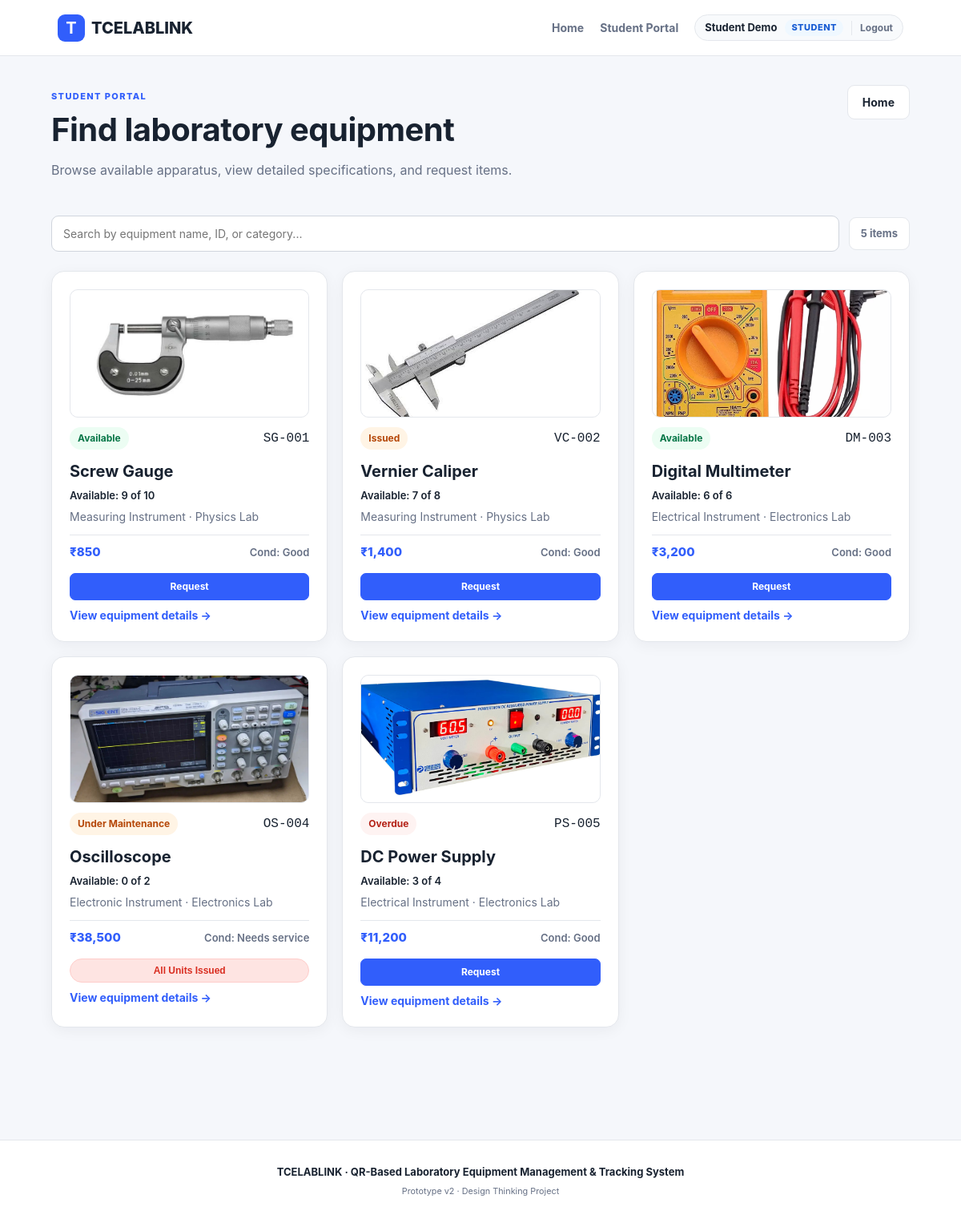
Screenshot of /student (signed in) with the database file from the repository.
### app.py (models this page shows, shortened)
class Equipment(db.Model):
    __tablename__ = 'equipment'
    id = db.Column(db.String(50), primary_key=True)
    name = db.Column(db.String(100), nullable=False)
    category = db.Column(db.String(100), nullable=False)
    location = db.Column(db.String(100), nullable=False)
    status = db.Column(db.String(50), nullable=False, default='Available')
    condition = db.Column(db.String(50), nullable=False, default='Good')
    student = db.Column(db.String(50), default='', nullable=True)
    due = db.Column(db.String(50), default='', nullable=True)
    photo = db.Column(db.String(255), nullable=True)
    model = db.Column(db.String(100), nullable=True)
    specs = db.Column(db.JSON, default=dict)
    cost = db.Column(db.Integer, default=0)
    description = db.Column(db.Text, nullable=True)
    vendor = db.Column(db.String(100), nullable=True)
    purchase_date = db.Column(db.String(50), nullable=True)
    total_qty = db.Column(db.Integer, default=10)
    available_qty = db.Column(db.Integer, default=10)

### app.py (the view)
@app.route('/student')
@login_required
def student():
    refresh_status()
    equipment_list = Equipment.query.all()
    return render_template('student.html', equipment=equipment_list)

### app.py (called while the page is built)
def refresh_status():
    today = date.today().isoformat()
    equipment_items = Equipment.query.all()
    changed = False
    for e in equipment_items:
        avail = e.available_qty or 0
        status = e.status
        if status == 'All Issued' and avail > 0:
            e.status = 'Available'
            changed = True
        elif status == 'Available' and avail == 0:
            e.status = 'All Issued'
            changed = True
        if e.status == 'Issued' and e.due and e.due < today:
            e.status = 'Overdue'
            changed = True
        elif e.status == 'Overdue' and e.due and e.due >= today:
            e.status = 'Issued'
            changed = True
    if changed:
        db.session.commit()

def login_required(f):
    @wraps(f)
    def decorated_function(*args, **kwargs):
        if 'user' not in session:
            flash('Please log in to access this page.', 'warning')
            return redirect(url_for('login', next=request.url))
        return f(*args, **kwargs)
    return decorated_function

### templates/student.html (shortened to what this page needs)
{% extends 'base.html' %}
{% block content %}
<div class="head">
  <div>
    <small>STUDENT PORTAL</small>
    <h1>Find laboratory equipment</h1>
    <p>Browse available apparatus, view detailed specifications, and request items.</p>
  </div>
  <a class="btn" href="{{ url_for('index') }}">Home</a>
</div>
<div class="toolbar">
  <input id="search" placeholder="Search by equipment name, ID, or category..." oninput="filterCards()">
  <span class="toolbar-stats" id="search-counter">{{ equipment|length }} items</span>
</div>
<div class="grid" id="equipment">
  {% for e in equipment %}
  <article class="card eq" data-name="{{ e.name|lower }} {{ e.id|lower }} {{ e.category|lower }}">
    <div class="card-thumb-wrapper">
      <img src="{{ url_for('static', filename='images/equip/' ~ e.id ~ '.jpg') }}" alt="{{ e.name }}"
        class="card-thumb-img" onerror="this.style.display='none'; this.nextElementSibling.style.display='flex';">
    </div>
    <div class="row" style="margin-top:12px;">
      <span class="pill {{ e.status|lower|replace(' ', '-') }}">{{ e.status }}</span>
      <code>{{ e.id }}</code>
    </div>
    <h3>{{ e.name }}</h3>
    <p class="equip-avail-text" style="font-size:13px;font-weight:600;margin:2px 0 6px;color:var(--ink);">Available: {{ e.available_qty }} of {{ e.total_qty }}</p>
    <p>{{ e.category }} · {{ e.location }}</p>
    <div class="card-meta-row">
      <span class="card-cost">₹{{ "{:,}".format(e.cost) if e.cost else '—' }}</span>
      <span class="card-cond">Cond: {{ e.condition }}</span>
    </div>
    <div class="card-actions" style="margin-top:14px;display:flex;flex-direction:column;gap:8px;">
      {% if e.available_qty == 0 %}
      <button class="pill all-issued" disabled style="width:100%;text-align:center;padding:7px 12px;font-size:12px;cursor:not-allowed;border:1px solid #fecdca;background:#fee4e2;color:#d92d20;font-weight:700;">All units issued</button>
      {% else %}
      <a class="btn primary small" href="{{ url_for('borrow', eid=e.id) }}" style="text-align:center;">Request</a>
      {% endif %}
      <a class="card-action-link" href="{{ url_for('details', eid=e.id) }}">View equipment details →</a>
    </div>
  </article>
  {% endfor %}
</div>
{% endblock %}

### templates/base.html (shortened to what this page needs)
<!doctype html>
<html lang="en">
<head>
  <link rel="stylesheet" href="{{ url_for('static', filename='css/style.css') }}">
</head>
<body>
  <header>
    <a class="brand" href="{{ url_for('index') }}"><b>T</b> TCELABLINK</a>
    <nav>
      <a href="{{ url_for('index') }}">Home</a>
      {% if session.get('user') %}
      {% if session['user']['role'] == 'student' %}
      <a href="{{ url_for('student') }}">Student Portal</a>
      {% elif session['user']['role'] in ['technician', 'faculty'] %}
      <a href="{{ url_for('student') }}">Equipment</a>
      <a href="{{ url_for('admin') }}">Lab Staff</a>
      {% endif %}
      <div class="user-session">
        <span class="user-name">{{ session['user']['name'] }}</span>
        <span class="role-badge role-{{ session['user']['role'] }}">{{ session['user']['role']|capitalize }}</span>
        <a class="nav-logout" href="{{ url_for('logout') }}">Logout</a>
      </div>
      {% else %}
      <a href="{{ url_for('login') }}">Login</a>
      <a class="btn primary small" href="{{ url_for('signup') }}">Sign up</a>
      {% endif %}
    </nav>
  </header>
  <main>
    {% block content %}{% endblock %}
  </main>
  <footer>
    <p>TCELABLINK · QR-Based Laboratory Equipment Management & Tracking System</p>
    <small>Prototype v2 · Design Thinking Project</small>
  </footer>
</body>
</html>

### rows the page displays
Equipment: id (picture), status "Available", id "SG-001", name "Screw Gauge", available_qty "9", total_qty "10", category "Measuring Instrument", location "Physics Lab", cost "850", condition "Good"
Equipment: id (picture), status "Issued", id "VC-002", name "Vernier Caliper", available_qty "7", total_qty "8", category "Measuring Instrument", location "Physics Lab", cost "1,400", condition "Good"
Equipment: id (picture), status "Available", id "DM-003", name "Digital Multimeter", available_qty "6", total_qty "6", category "Electrical Instrument", location "Electronics Lab", cost "3,200", condition "Good"
Equipment: id (picture), status "Under Maintenance", id "OS-004", name "Oscilloscope", available_qty "0", total_qty "2", category "Electronic Instrument", location "Electronics Lab", cost "38,500", condition "Needs service", shows "All Units Issued"
Equipment: id (picture), status "Overdue", id "PS-005", name "DC Power Supply", available_qty "3", total_qty "4", category "Electrical Instrument", location "Electronics Lab", cost "11,200", condition "Good"

### other values shown
{{ session['user']['name'] }} "Student Demo"
{{ session['user']['role']|capitalize }} "STUDENT"
{{ equipment|length }} "5"
